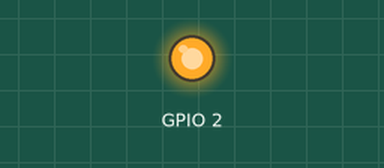
A sketch run on a simulated ESP32. Parts: output pins drawn as LEDs (lit = HIGH). WiFi joins after 1.5 s; servers stay silent unless stated; uploads are accepted with an empty reply; what the sketch prints to the serial monitor is not drawn.

Above: at 2.2 s.
At 5.3 s:
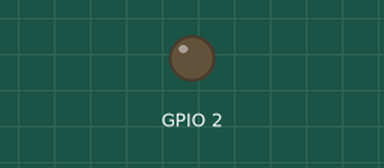
Timing chart, 0 to 9.6 s (numbered marks = the images above):
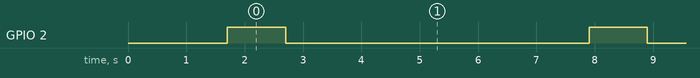

Measured:
- by itself, GPIO 2: alternates HIGH for 1.0 s and LOW for 5.2 s

The sketch:

receiver.ino
```cpp
#include <HTTPClient.h>
#include <IRremote.hpp>
#include <WiFi.h>
#include <WiFiMulti.h>

#define IR_RECEIVE_PIN 15

const char* ssid = "CogniSafe";
const char* password = "12345678";
// need adjustment (this is only local dev)
const char* endpoint = "http://192.168.137.1:4444/plate/verify";

// ini bakal dikirim oleh transmitter
const String receivedID = "VID8BCFBE19486F9947";
const String payload = "v_id=" + receivedID;

WiFiMulti wifiMulti;
void setup() {
  Serial.begin(115200);
  pinMode(2, OUTPUT);

  // Connect to Wi-Fi
  WiFi.mode(WIFI_STA);
  wifiMulti.addAP(ssid, password);
  while (wifiMulti.run() != WL_CONNECTED) {
    delay(1000);
    Serial.println("Connecting to WiFi...");
  }
  Serial.print("Connected to WiFi in ");
  Serial.print(WiFi.localIP());
  IrReceiver.begin(IR_RECEIVE_PIN, ENABLE_LED_FEEDBACK); // Start the receiver
}

void loop() {
  if (wifiMulti.run() == WL_CONNECTED) {
    WiFiClient client;
    HTTPClient http;

    if (http.begin(client, endpoint)) {
      http.addHeader("Content-Type", "application/x-www-form-urlencoded");
      int httpResponseCode = http.POST(payload);

      if (httpResponseCode == 200) { // HTTP OK
        digitalWrite(2, HIGH); // Turn on the LED
        delay(1000); // Keep the LED on for 1 second
        digitalWrite(2, LOW); // Turn off the LED
      } else {
        Serial.print("HTTP Response code: ");
        Serial.println(httpResponseCode);
        Serial.printf("[HTTP] POST... failed, error: %s\n", http.errorToString(httpResponseCode).c_str());
      }

      http.end();
    } else {
       Serial.println("Client failed!");
    }

  }

  if (IrReceiver.decode()) {
      Serial.println(IrReceiver.decodedIRData.decodedRawData, HEX); // Print "old" raw data
      // USE NEW 3.x FUNCTIONS
      IrReceiver.printIRResultShort(&Serial); // Print complete received data in one line
      IrReceiver.printIRSendUsage(&Serial);   // Print the statement required to send this data
      IrReceiver.resume(); // Enable receiving of the next value
  }

  delay(5000); //
}
```
